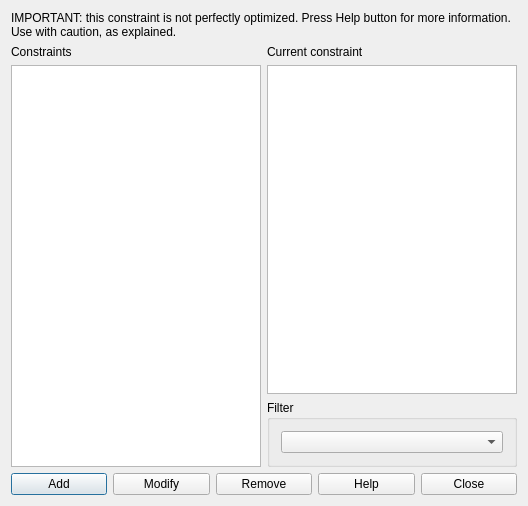
<?xml version="1.0" encoding="UTF-8"?>
<ui version="4.0">
 <class>ConstraintStudentsSetMaxGapsPerDayForm_template</class>
 <widget class="QDialog" name="ConstraintStudentsSetMaxGapsPerDayForm_template">
  <property name="geometry">
   <rect>
    <x>0</x>
    <y>0</y>
    <width>528</width>
    <height>506</height>
   </rect>
  </property>
  <property name="windowTitle">
   <string extracomment="This is the title of the dialog to see the list of all constraints of this type">Constraints students set max gaps per day</string>
  </property>
  <layout class="QGridLayout" name="gridLayout_2">
   <item row="0" column="0" colspan="2">
    <widget class="QLabel" name="label">
     <property name="sizePolicy">
      <sizepolicy hsizetype="Minimum" vsizetype="Minimum">
       <horstretch>0</horstretch>
       <verstretch>0</verstretch>
      </sizepolicy>
     </property>
     <property name="text">
      <string>IMPORTANT: this constraint is not perfectly optimized. Press Help button for more information. Use with caution, as explained.</string>
     </property>
     <property name="wordWrap">
      <bool>true</bool>
     </property>
    </widget>
   </item>
   <item row="1" column="0" rowspan="2">
    <layout class="QVBoxLayout" name="verticalLayout">
     <item>
      <widget class="QLabel" name="constraintsTextLabel">
       <property name="frameShape">
        <enum>QFrame::NoFrame</enum>
       </property>
       <property name="frameShadow">
        <enum>QFrame::Plain</enum>
       </property>
       <property name="text">
        <string>Constraints</string>
       </property>
       <property name="wordWrap">
        <bool>false</bool>
       </property>
      </widget>
     </item>
     <item>
      <widget class="QListWidget" name="constraintsListWidget"/>
     </item>
    </layout>
   </item>
   <item row="1" column="1">
    <layout class="QVBoxLayout" name="verticalLayout_2">
     <item>
      <widget class="QLabel" name="currentConstraintTextLabel">
       <property name="text">
        <string>Current constraint</string>
       </property>
       <property name="wordWrap">
        <bool>false</bool>
       </property>
      </widget>
     </item>
     <item>
      <widget class="QPlainTextEdit" name="currentConstraintTextEdit"/>
     </item>
    </layout>
   </item>
   <item row="2" column="1">
    <widget class="QGroupBox" name="filterGroupBox">
     <property name="title">
      <string>Filter</string>
     </property>
     <layout class="QGridLayout" name="gridLayout">
      <item row="0" column="0">
       <widget class="QComboBox" name="studentsComboBox"/>
      </item>
     </layout>
    </widget>
   </item>
   <item row="3" column="0" colspan="2">
    <layout class="QHBoxLayout" name="horizontalLayout">
     <item>
      <widget class="QPushButton" name="addConstraintPushButton">
       <property name="text">
        <string>Add</string>
       </property>
      </widget>
     </item>
     <item>
      <widget class="QPushButton" name="modifyConstraintPushButton">
       <property name="text">
        <string>Modify</string>
       </property>
      </widget>
     </item>
     <item>
      <widget class="QPushButton" name="removeConstraintPushButton">
       <property name="text">
        <string>Remove</string>
       </property>
      </widget>
     </item>
     <item>
      <widget class="QPushButton" name="helpPushButton">
       <property name="text">
        <string>Help</string>
       </property>
      </widget>
     </item>
     <item>
      <widget class="QPushButton" name="closePushButton">
       <property name="text">
        <string>Close</string>
       </property>
      </widget>
     </item>
    </layout>
   </item>
  </layout>
 </widget>
 <layoutdefault spacing="6" margin="11"/>
 <resources/>
 <connections/>
</ui>
